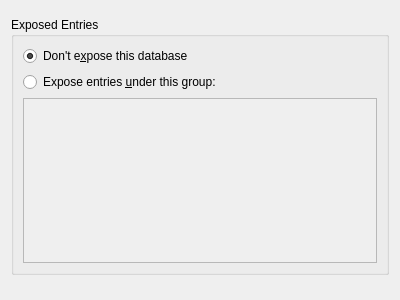
<?xml version="1.0" encoding="UTF-8"?>
<ui version="4.0">
 <class>DatabaseSettingsWidgetFdoSecrets</class>
 <widget class="QWidget" name="DatabaseSettingsWidgetFdoSecrets">
  <property name="geometry">
   <rect>
    <x>0</x>
    <y>0</y>
    <width>400</width>
    <height>300</height>
   </rect>
  </property>
  <layout class="QVBoxLayout" name="verticalLayout_2">
   <item>
    <widget class="MessageWidget" name="warningWidget" native="true"/>
   </item>
   <item>
    <widget class="QGroupBox" name="groupBox">
     <property name="title">
      <string>Exposed Entries</string>
     </property>
     <layout class="QVBoxLayout" name="verticalLayout">
      <item>
       <widget class="QRadioButton" name="radioDonotExpose">
        <property name="text">
         <string>Don't e&amp;xpose this database</string>
        </property>
        <property name="checked">
         <bool>true</bool>
        </property>
        <attribute name="buttonGroup">
         <string notr="true">buttonGroup</string>
        </attribute>
       </widget>
      </item>
      <item>
       <widget class="QRadioButton" name="radioExpose">
        <property name="text">
         <string>Expose entries &amp;under this group:</string>
        </property>
        <attribute name="buttonGroup">
         <string notr="true">buttonGroup</string>
        </attribute>
       </widget>
      </item>
      <item>
       <widget class="QTreeView" name="selectGroup">
        <property name="enabled">
         <bool>false</bool>
        </property>
        <property name="editTriggers">
         <set>QAbstractItemView::NoEditTriggers</set>
        </property>
        <property name="uniformRowHeights">
         <bool>true</bool>
        </property>
        <attribute name="headerVisible">
         <bool>false</bool>
        </attribute>
       </widget>
      </item>
     </layout>
    </widget>
   </item>
   <item>
    <spacer name="verticalSpacer">
     <property name="orientation">
      <enum>Qt::Vertical</enum>
     </property>
     <property name="sizeHint" stdset="0">
      <size>
       <width>20</width>
       <height>40</height>
      </size>
     </property>
    </spacer>
   </item>
  </layout>
 </widget>
 <customwidgets>
  <customwidget>
   <class>MessageWidget</class>
   <extends>QWidget</extends>
   <header>gui/MessageWidget.h</header>
   <container>1</container>
  </customwidget>
 </customwidgets>
 <resources/>
 <connections>
  <connection>
   <sender>radioExpose</sender>
   <signal>toggled(bool)</signal>
   <receiver>selectGroup</receiver>
   <slot>setEnabled(bool)</slot>
   <hints>
    <hint type="sourcelabel">
     <x>199</x>
     <y>92</y>
    </hint>
    <hint type="destinationlabel">
     <x>199</x>
     <y>189</y>
    </hint>
   </hints>
  </connection>
 </connections>
 <buttongroups>
  <buttongroup name="buttonGroup"/>
 </buttongroups>
</ui>
